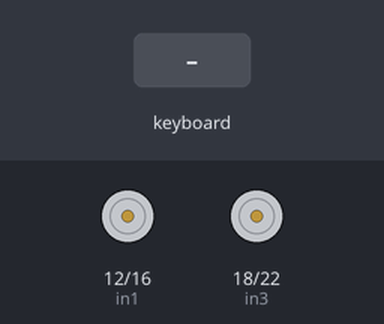
The program below on a simulated Raspberry Pi (header pin numbers). Shown: motor-driver pin pairs drawn as motors (green arrow = first pin HIGH = forward, orange = second pin HIGH = backward, longer = more drive). Inputs (shaded band) come from the test bench.

Above: at 1.2 s.
1.3 s: key "w" typed on the keyboard
At 1.37 s:
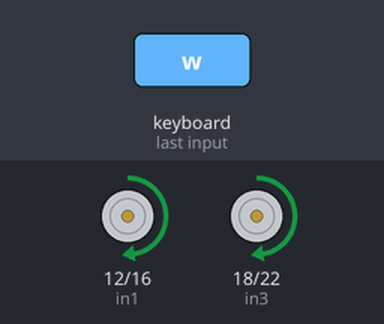
2.9 s: key "s" typed on the keyboard
At 2.97 s:
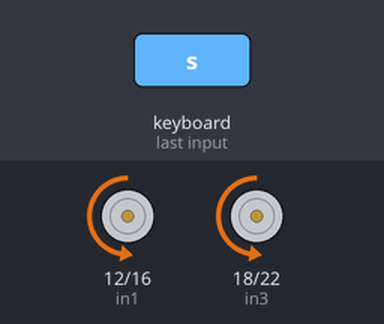
Timing chart, 0 to 5.9 s (numbered marks = the images above; inputs shaded):
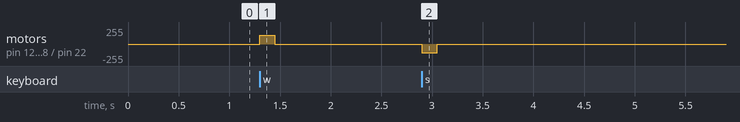

Measured:
- after the input at 1.3 s, motor on pin 12 (in1) / pin 16 (in2), motor on pin 18 (in3) / pin 22 (in4): stopped → forward 128/255 at once, → stopped 0.15 s later
- after the input at 2.9 s, motor on pin 12 (in1) / pin 16 (in2), motor on pin 18 (in3) / pin 22 (in4): stopped → backward 128/255 at once, → stopped 0.15 s later

The program:

cart_pwm_keyboard_control.py
```python
# coding:utf-8
import RPi.GPIO as gpio
import time, sys
from pynput import keyboard

# 定义引脚
in1 = 12
in2 = 16
in3 = 18
in4 = 22

# 设置GPIO口为BOARD编号规范
gpio.setmode(gpio.BOARD)

# 设置GPIO口为输出
gpio.setup(in1, gpio.OUT)
gpio.setup(in2, gpio.OUT)
gpio.setup(in3, gpio.OUT)
gpio.setup(in4, gpio.OUT)

# 设置PWM波,频率为500Hz
pwm1 = gpio.PWM(in1, 500)
pwm2 = gpio.PWM(in2, 500)
pwm3 = gpio.PWM(in3, 500)
pwm4 = gpio.PWM(in4, 500)
pwm1.start(0)
pwm2.start(0)
pwm3.start(0)
pwm4.start(0)


# 定义向前
def go():
    pwm1.ChangeDutyCycle(50)
    pwm2.ChangeDutyCycle(0)
    pwm3.ChangeDutyCycle(50)
    pwm4.ChangeDutyCycle(0)
    # gpio.output(in1, gpio.HIGH)
    # gpio.output(in2, gpio.LOW)
    # gpio.output(in3, gpio.HIGH)
    # gpio.output(in4, gpio.LOW)


# 定义向右
def right():
    pwm1.ChangeDutyCycle(50)
    pwm2.ChangeDutyCycle(0)
    pwm3.ChangeDutyCycle(30)
    pwm4.ChangeDutyCycle(0)
    # gpio.output(in1, gpio.HIGH)
    # gpio.output(in2, gpio.LOW)
    # gpio.output(in3, gpio.LOW)
    # gpio.output(in4, gpio.HIGH)


# 定义向左
def left():
    pwm1.ChangeDutyCycle(30)
    pwm2.ChangeDutyCycle(0)
    pwm3.ChangeDutyCycle(50)
    pwm4.ChangeDutyCycle(0)
    # gpio.output(in1, gpio.LOW)
    # gpio.output(in2, gpio.HIGH)
    # gpio.output(in3, gpio.HIGH)
    # gpio.output(in4, gpio.LOW)


# 定义向后
def back():
    pwm1.ChangeDutyCycle(0)
    pwm2.ChangeDutyCycle(50)
    pwm3.ChangeDutyCycle(0)
    pwm4.ChangeDutyCycle(50)
    # gpio.output(in1, gpio.LOW)
    # gpio.output(in2, gpio.HIGH)
    # gpio.output(in3, gpio.LOW)
    # gpio.output(in4, gpio.HIGH)


# 定义停止
def stop():
    pwm1.ChangeDutyCycle(0)
    pwm2.ChangeDutyCycle(0)
    pwm3.ChangeDutyCycle(0)
    pwm4.ChangeDutyCycle(0)
    # gpio.output(in1, gpio.LOW)
    # gpio.output(in2, gpio.LOW)
    # gpio.output(in3, gpio.LOW)
    # gpio.output(in4, gpio.LOW)


def on_press(key):
    try:
        if key.char == 'w':
            go()
        if key.char == 'a':
            left()
        if key.char == 's':
            back()
        if key.char == 'd':
            right()
    except AttributeError:
        print('special key {0} pressed'.format(key))


def on_release(key):
    stop()
    if key == keyboard.Key.esc:
        return False

# 键盘监听
while True:
    with keyboard.Listener(
            on_press=on_press, on_release=on_release) as listener:
        listener.join()

pwm1.stop()
pwm2.stop()
pwm3.stop()
pwm4.stop()
gpio.cleanup()
```
